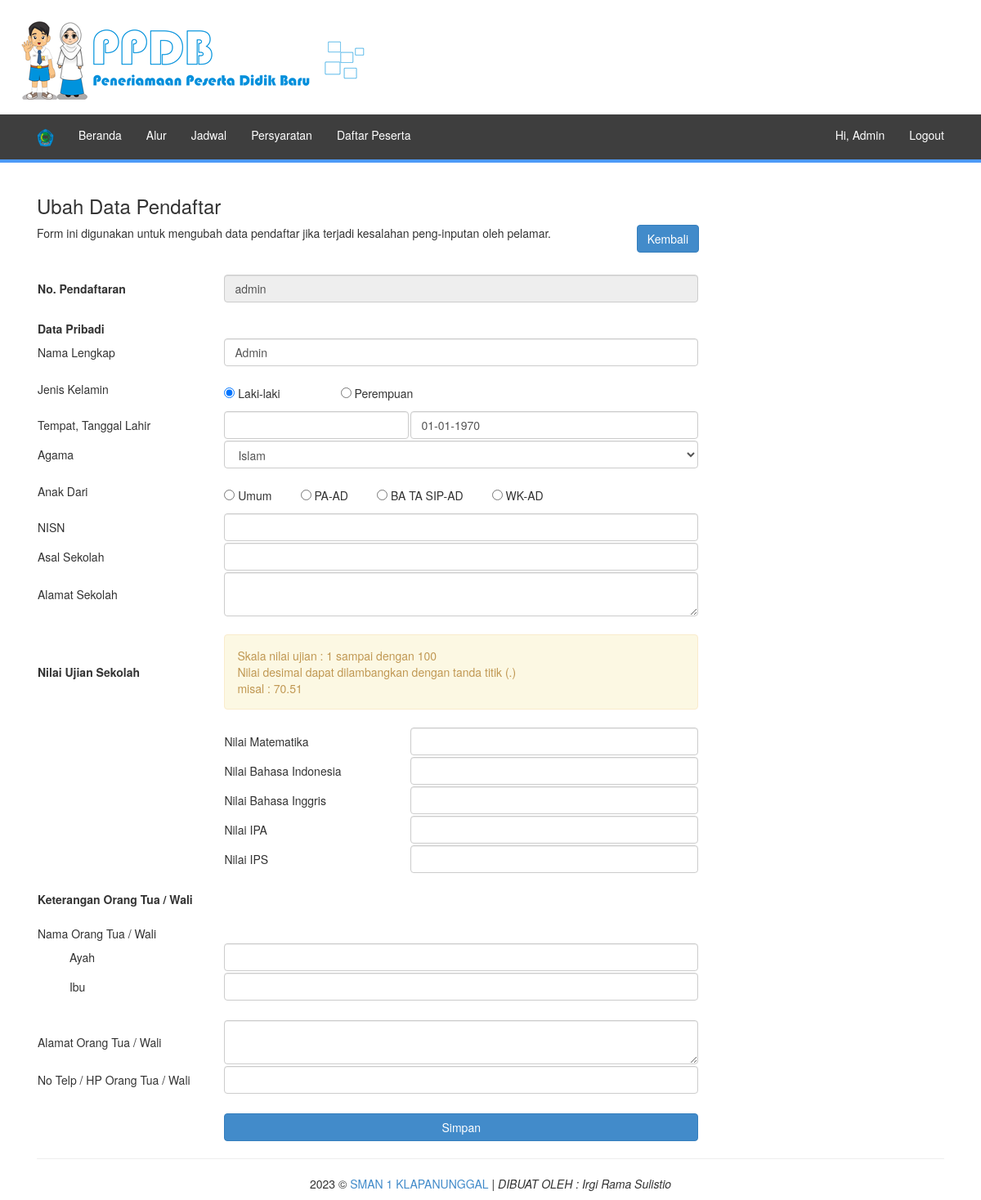
Screenshot of /admin/adm_edit_pendaftar.php?id=admin with the database file from the repository.
### tables this page shows
CREATE TABLE `daftar` (
  `dfr_no` varchar(20) NOT NULL,
  `dfr_tanggal` date DEFAULT NULL,
  `dfr_password` varchar(50) NOT NULL,
  `dft_nama` varchar(50) NOT NULL,
  `dfr_jekel` enum('1','2') DEFAULT NULL,
  `dfr_tmp_lahir` varchar(20) DEFAULT NULL,
  `dfr_tgl_lahir` date DEFAULT NULL,
  `dft_agama` enum('1','2','3','4','5') DEFAULT NULL,
  `dfr_anak_dr` enum('1','2','3','4') DEFAULT NULL,
  `dfr_nisn` varchar(50) DEFAULT NULL,
  `dfr_asal_sekolah` text DEFAULT NULL,
  `dfr_almt_sekolah` text DEFAULT NULL,
  `dfr_pas_photo` text DEFAULT NULL,
  `dfr_nilai_mm` int(11) DEFAULT NULL,
  `dfr_nilai_indo` int(11) DEFAULT NULL,
  `dfr_nilai_eng` int(11) DEFAULT NULL,
  `dfr_nilai_ipa` int(11) DEFAULT NULL,
  `dfr_nilai_ips` int(11) DEFAULT NULL,
  `dfr_ayah` varchar(20) DEFAULT NULL,
  `dfr_ibu` varchar(20) DEFAULT NULL,
  `dfr_alamat` text DEFAULT NULL,
  `dfr_hp_ortu` varchar(12) DEFAULT NULL,
  `status` enum('R','S') DEFAULT NULL,
  `filetf` text DEFAULT NULL
);

### admin/adm_edit_pendaftar.php (the view, shortened to what this page needs)
<?php
include 'adm_header.php';
include '../koneksi.php';
$username = $_GET['id'];
$result = mysqli_query($connect, "SELECT * FROM daftar WHERE dfr_no = '$username'");
$d = mysqli_fetch_array($result,MYSQLI_ASSOC);
?>
<div class="row clearfix">
  <div class="col-md-9 column">
    <h3>Ubah Data Pendaftar</h3>
    Form ini digunakan untuk mengubah data pendaftar jika terjadi kesalahan peng-inputan oleh pelamar.
    <a href="adm_all_peserta.php" class="btn btn-primary pull-right"> Kembali</a>
    <br><br><br>
    <form action="adm_pendaftar_update.php" onsubmit="return validation(this)" enctype="multipart/form-data" method="post" accept-charset="utf-8" class="has-validation-callback">
      <table>
        <tbody>
      	<tr>
      		<td width="250"><b>No. Pendaftaran</b></td>
      		<td colspan="2"><input type="text" name="nomor_daftar" value="<?php echo $d['dfr_no']; ?>" size="50" class="form-control" readonly></td>
      	</tr>
      	<tr>
          <td>
      			<br><strong>Data Pribadi</strong>
      		</td>
        </tr>
      	<tr>
      		<td>Nama Lengkap</td>
      		<td colspan="2"><input class="form-control" name="nama" data-validation="required" type="text" value="<?php echo $d['dft_nama']; ?>"></td>
      	</tr>
  			<tr>
  				<td>Jenis Kelamin</td>
  				<td colspan="2"><p><br><input type="radio" name="jekel" value="1" <?php if($d['dfr_jekel']=='1'){echo 'checked';}?> /> Laki-laki &nbsp;&nbsp;&nbsp;&nbsp;&nbsp;&nbsp;&nbsp;&nbsp;&nbsp;&nbsp;&nbsp;&nbsp;&nbsp;&nbsp;&nbsp;&nbsp;&nbsp;
          <input type="radio" name="jekel" value="0" <?php if($d['dfr_jekel']=='0'){echo 'checked';}?> /> Perempuan </p></td>
  			</tr>
  			<tr>
  				<td>Tempat, Tanggal Lahir</td>
  				<td width="250"><input class="form-control" name="tempat_lahir" type="text" value="<?php echo $d['dfr_tmp_lahir']; ?>">
           </td>
          <td width="400"><input id="tanggal" class="form-control" name="tanggal_lahir" data-validation="birthdate" data-validation-format="dd-mm-yyyy" type="text" value="<?php echo date('d-m-Y', strtotime($d['dfr_tgl_lahir'])); ?>"></td>
  			</tr>
  			<tr>
  				<td>Agama</td>
  				<td colspan="2">
    				<select class="form-control" name="agama" data-validation="required" type="text">
      				<option value="1" <?php if ($d['dft_agama']=="1") { echo "selected=\"selected\""; } ?>>Islam</option>
    				</select>
          </td>
  			</tr>
  			<tr>
  				<td>Anak Dari</td>
  				<td colspan="2">
            <p><br><input type="radio" name="anak_dari" value="1" <?php if($d['dfr_anak_dr']=='1'){echo 'checked';}?> /> Umum &nbsp;&nbsp;&nbsp;&nbsp;&nbsp;&nbsp;&nbsp;
            <input type="radio" name="anak_dari" value="2" <?php if($d['dfr_anak_dr']=='2'){echo 'checked';}?> /> PA-AD &nbsp;&nbsp;&nbsp;&nbsp;&nbsp;&nbsp;&nbsp;
            <input type="radio" name="anak_dari" value="3" <?php if($d['dfr_anak_dr']=='3'){echo 'checked';}?> /> BA TA SIP-AD &nbsp;&nbsp;&nbsp;&nbsp;&nbsp;&nbsp;&nbsp;
            <input type="radio" name="anak_dari" value="4" <?php if($d['dfr_anak_dr']=='4'){echo 'checked';}?> /> WK-AD</p>
  				</td>
  			</tr>
        <tr>
  				<td>NISN</td>
  				<td colspan="2">
  				  <input class="form-control" name="nisn" type="text" value="<?php echo $d['dfr_nisn']; ?>">
  				</td>
  			</tr>
        <tr>
  				<td>Asal Sekolah</td>
  				<td colspan="2">
  				  <input class="form-control" name="asal_sekolah" type="text" value="<?php echo $d['dfr_asal_sekolah']; ?>">
  				</td>
  			</tr>
        <tr>
  				<td>Alamat Sekolah</td>
  				<td colspan="2">
  				  <textarea rows="2" class="form-control" name="alamat_sekolah" type="text"><?php echo $d['dfr_almt_sekolah']; ?></textarea>
  				</td>
  			</tr>
        <tr>
  				<td><strong>Nilai Ujian Sekolah</strong></td>
  				<td colspan="2"><br>
  					<div class="alert alert-warning">Skala nilai ujian : 1 sampai dengan 100<br>Nilai desimal dapat dilambangkan dengan tanda titik (.)<br> misal : 70.51</div>
  				</td>
  			</tr>
        <tr>
          <td></td>
          <td>Nilai Matematika</td>
          <td><input class="form-control" name="nilai_mm" data-validation-decimal-separator="." data-validation-allowing="float,range[0;100]" type="text" style="text-align:left;" value="<?php echo $d['dfr_nilai_mm']; ?>"></td>
  			</tr>
        <tr>
          <td></td>
          <td>Nilai Bahasa Indonesia</td>
          <td><input class="form-control" name="nilai_indo" data-validation-decimal-separator="." data-validation-allowing="float,range[0;100]" type="text" style="text-align:left;" value="<?php echo $d['dfr_nilai_indo']; ?>"></td>
  			</tr>
        <tr>
          <td></td>
          <td>Nilai Bahasa Inggris</td>
          <td><input class="form-control" name="nilai_eng" data-validation-decimal-separator="." data-validation-allowing="float,range[0;100]" type="text" style="text-align:left;" value="<?php echo $d['dfr_nilai_eng']; ?>"></td>
  			</tr>
        <tr>
          <td></td>
          <td>Nilai IPA</td>
          <td><input class="form-control" name="nilai_ipa" data-validation-decimal-separator="." data-validation-allowing="float,range[0;100]" type="text" style="text-align:left;" value="<?php echo $d['dfr_nilai_ipa']; ?>"></td>
  			</tr>
        <tr>
          <td></td>
          <td>Nilai IPS</td>
          <td><input class="form-control" name="nilai_ips" data-validation-decimal-separator="." data-validation-allowing="float,range[0;100]" type="text" style="text-align:left;" value="<?php echo $d['dfr_nilai_ips']; ?>"></td>
  			</tr>
  			<tr>
  				<td><br>
  					<strong>Keterangan Orang Tua / Wali</strong>
  				</td>
  				<td>
  				</td>
  			</tr>
  			<tr>
  				<td><br>
  					Nama Orang Tua / Wali
  				</td>
  				<td>
  				</td>
  			</tr>
  			<tr>
  				<td>&nbsp;&nbsp;&nbsp;&nbsp;&nbsp;&nbsp;&nbsp;&nbsp;&nbsp;&nbsp;Ayah</td>
  				<td colspan="2"><input class="form-control" name="nama_ayah" type="text" value="<?php echo $d['dfr_ayah']; ?>"></td>
  			</tr>
  			<tr>
  				<td>&nbsp;&nbsp;&nbsp;&nbsp;&nbsp;&nbsp;&nbsp;&nbsp;&nbsp;&nbsp;Ibu</td>
  				<td colspan="2"><input class="form-control" name="nama_ibu" type="text" value="<?php echo $d['dfr_ibu']; ?>"></td>
  			</tr>
  			<tr><td><br></td></tr>
  			<tr>
  				<td>Alamat Orang Tua / Wali</td>
  				<td colspan="2"><textarea class="form-control" rows="2" name="alamat_ortu" type="text"><?php echo $d['dfr_alamat']; ?></textarea></td>
  			</tr>
  			<tr>
  				<td>No Telp / HP Orang Tua / Wali</td>
  				<td colspan="2"><input class="form-control" name="notelp" type="text" value="<?php echo $d['dfr_hp_ortu']; ?>"></td>
  			</tr>
        <tr><td><br></td></tr>
        <tr>
          <td></td>
          <td colspan="2"><input type="submit" name="register" value="Simpan" class="btn btn-primary btn-block"></td>
        </tr>
  			</tbody>
      </table>
  </form>
  </div>
</div>
<?php
include 'adm_footer.php';
?>

### rows the page displays
daftar: nomor_daftar "admin", nama "Admin", dfr_jekel "☑", tanggal_lahir "01-01-1970"
